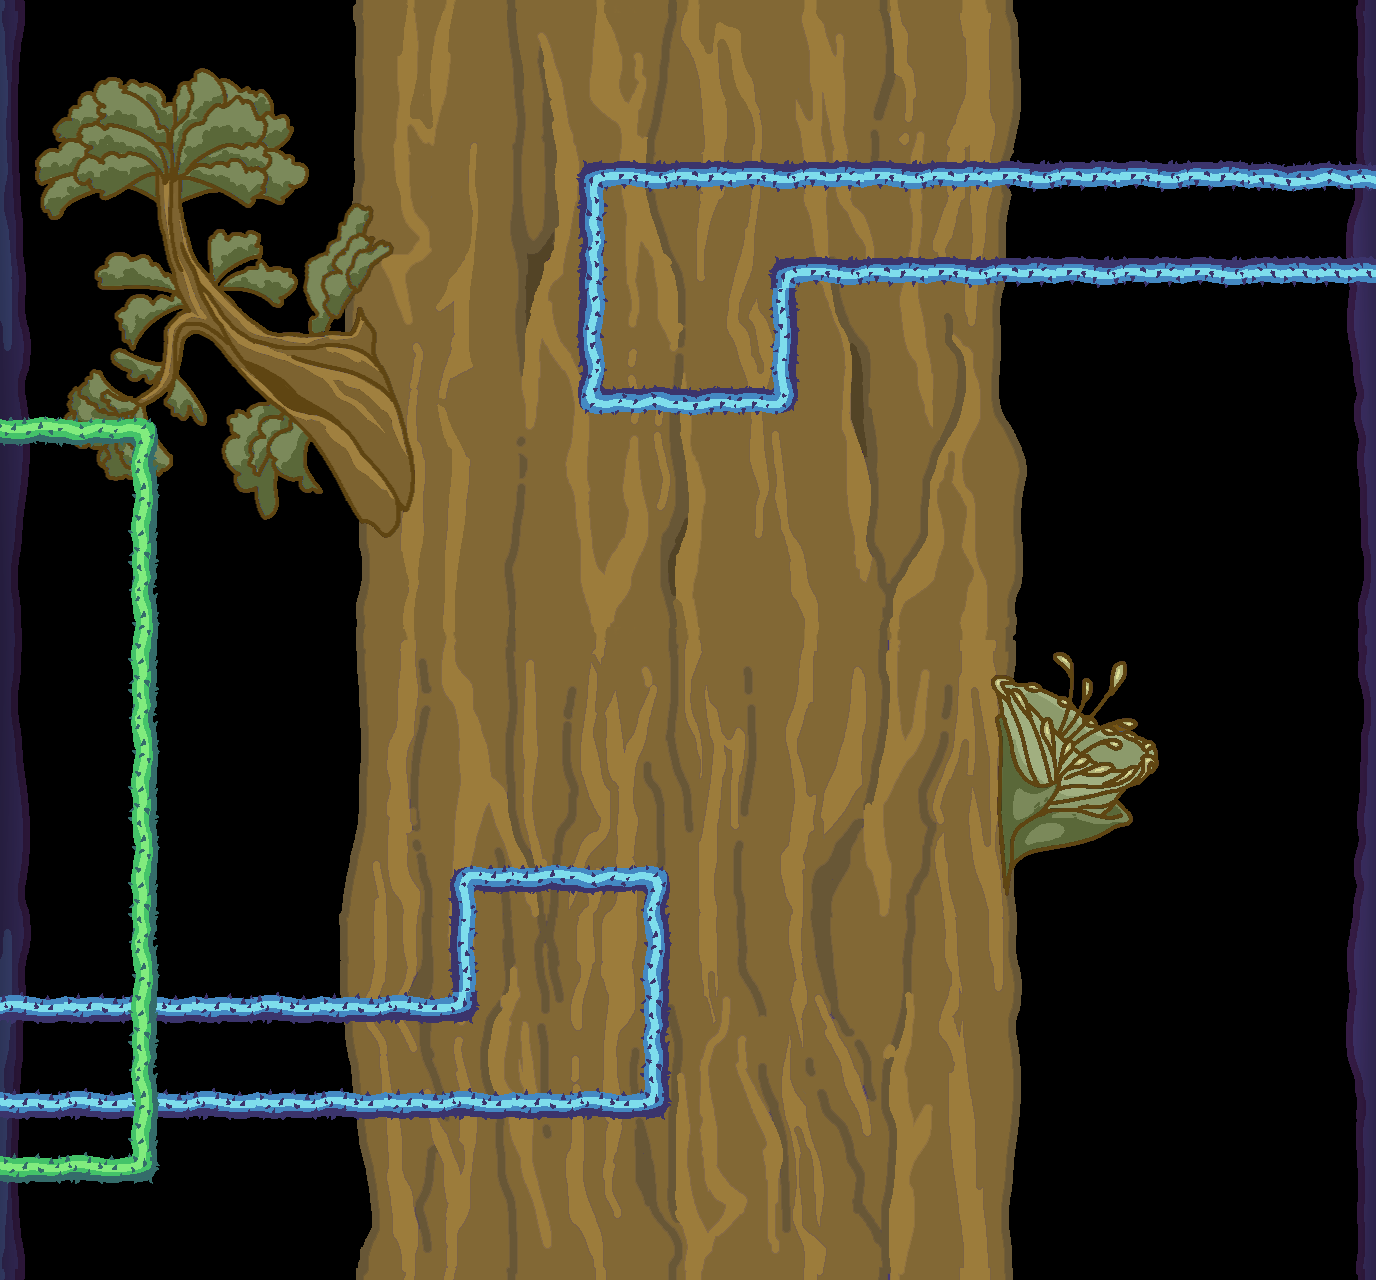

The image is a tile-based game level rendered from a .tmx file. Its description and source (layers, tilesets, objects; grid data summarised) follow:
An orthogonal 43x40 tile map with 32x32 px tiles, 4 tile layers (Tile Layer 2, Tile Layer 4, Tile Layer 5, Tile Layer 3), 6 tilesets, 4 image layers and 1 object (FuelCan).

<map version="1.10" tiledversion="1.10.2" orientation="orthogonal" renderorder="right-down" width="43" height="40" tilewidth="32" tileheight="32" infinite="0" nextlayerid="20" nextobjectid="12">
 <tileset firstgid="1" name="Tiles2" tilewidth="32" tileheight="32" tilecount="36" columns="6">
  <image source="Tiles2.png" width="192" height="192" />
 </tileset>
 <tileset firstgid="37" name="Tiles1" tilewidth="32" tileheight="32" tilecount="36" columns="6">
  <image source="Tiles1.png" width="192" height="192" />
 </tileset>
 <tileset firstgid="73" name="side_left" tilewidth="32" tileheight="32" tilecount="20" columns="1">
  <image source="side_left.png" width="32" height="640" />
 </tileset>
 <tileset firstgid="93" name="side_right" tilewidth="32" tileheight="32" tilecount="20" columns="1">
  <image source="side_right.png" width="32" height="640" />
 </tileset>
 <tileset firstgid="113" name="Spikeball" tilewidth="32" tileheight="32" tilecount="1" columns="1">
  <image source="Spikeball.png" width="32" height="32" />
 </tileset>
 <tileset firstgid="114" name="jerrycan" tilewidth="96" tileheight="96" tilecount="1" columns="1">
  <image source="jerrycan.png" width="96" height="96" />
 </tileset>
 <imagelayer id="4" name="Image Layer 2">
  <image source="Background_tile_warm_1.png" width="1366" height="640" />
 </imagelayer>
 <imagelayer id="3" name="Image Layer 1" offsetx="0" offsety="640">
  <image source="Background_tile_warm_3.png" width="1366" height="640" />
 </imagelayer>
 <imagelayer id="19" name="Image Layer 4" offsetx="937.333" offsety="644.667">
  <image source="2.png" width="256" height="256" />
 </imagelayer>
 <imagelayer id="18" name="Image Layer 3" offsetx="-14" offsety="62.6667">
  <image source="1.png" width="480" height="480" />
 </imagelayer>
 <layer id="2" name="Tile Layer 2" width="43" height="40">
  <data>[1720 cells, 80 non-empty, 40 distinct tile ids]</data>
 </layer>
 <layer id="15" name="Tile Layer 4" width="43" height="40">
  <data>[1720 cells, 112 non-empty, 18 distinct tile ids]</data>
 </layer>
 <objectgroup id="17">
  <object id="11" type="FuelCan" gid="114" x="502.667" y="682.667" width="96" height="96" />
 </objectgroup>
 <layer id="16" name="Tile Layer 5" width="43" height="40">
  <data>[1720 cells, 32 non-empty, 14 distinct tile ids]</data>
 </layer>
 <layer id="11" name="Tile Layer 3" width="43" height="40">
  <data>[1720 cells, 0 non-empty, 0 distinct tile ids]</data>
 </layer>
</map>
